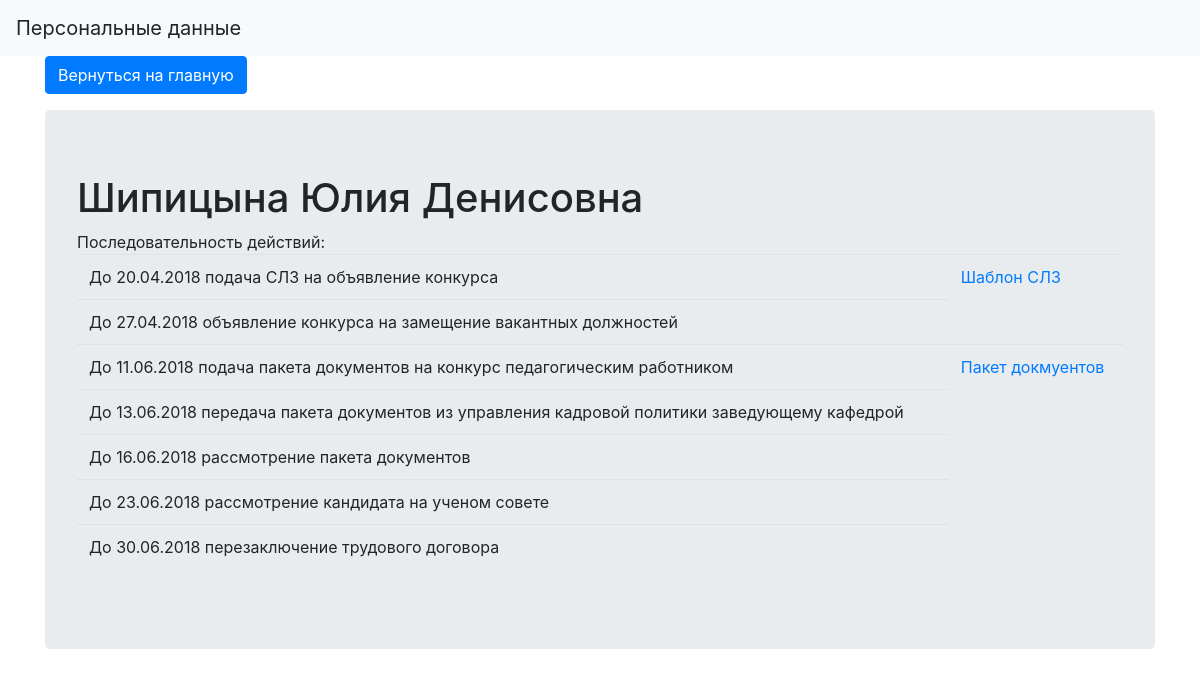
Page /personalInformation.php?id=3 on the committed database.
### tables this page shows
CREATE TABLE `Contract` (
  `idContract` int(11) NOT NULL,
  `Teacher` int(11) NOT NULL,
  `ConditionOfAttraction` int(11) NOT NULL,
  `ExpirationOfTheTerm` date NOT NULL
);

CREATE TABLE `Teacher` (
  `PersonnelNumber` int(11) NOT NULL,
  `LastName` varchar(50) NOT NULL,
  `FirstName` varchar(50) NOT NULL,
  `Patronymic` varchar(50) DEFAULT NULL,
  `Address` varchar(100) DEFAULT NULL,
  `Phone` varchar(45) DEFAULT NULL,
  `Rank` int(11) DEFAULT NULL,
  `Position` int(11) NOT NULL,
  `Degree` int(11) DEFAULT NULL
);

### personalInformation.php (the view, shortened to what this page needs)
<?php
$db = require('connect.php');
?>
<html>
<head>
    <link rel="stylesheet" href="https://stackpath.bootstrapcdn.com/bootstrap/4.1.1/css/bootstrap.min.css"
>
</head>
<body>
<nav class="navbar navbar-expand-lg navbar-light bg-light">
    <a class="navbar-brand">Персональные данные</a>
</nav>
<div class="container">
    <form action="/index.php">
        <button class="btn btn-primary" type="submit">Вернуться на главную</button>
    </form>
    <div class="Jumbotron">
        <?php
        if (isset($_GET['id'])) {
            $query = $db->prepare('
				SELECT Teacher.lastName, Teacher.FirstName, Teacher.patronymic, Contract.ExpirationOfTheTerm
				FROM Teacher
				inner join Contract on Teacher.PersonnelNumber = Contract.Teacher
				where Teacher.PersonnelNumber = :id
			');
            $query->execute(['id' => $_GET['id']]);
            $teacher = $query->fetch();
            echo "<h1>";
            echo $teacher['lastName'] . " " . $teacher['FirstName'] . " " . $teacher['patronymic'];
            echo "</h1>";
            echo "Последовательность действий:<br>";
            $date = date_create($teacher['ExpirationOfTheTerm']);
            echo "<table class='table'>";
            echo "<tbody>";
            $date = date_add($date, date_interval_create_from_date_string("-72 days"));
            echo "<tr><td>До " . $date->format("d.m.Y") . " подача СЛЗ на объявление конкурса</td>";
            echo "<td><a href=\"Служебная записка на объявление конкурса.docx\">Шаблон СЛЗ</a></td></tr>";
            $date = date_add($date, date_interval_create_from_date_string("7 days"));
            echo "<tr><td>До " . $date->format("d.m.Y") . " объявление конкурса на замещение вакантных должностей</td></tr>";
            $date = date_add($date, date_interval_create_from_date_string("45 days"));
            echo "<tr><td>До " . $date->format("d.m.Y") . " подача пакета документов на конкурс педагогическим работником</td>";
            echo "<td><a href=\"Пакет документов.rar\">Пакет докмуентов</a></td></tr>";
            $date = date_add($date, date_interval_create_from_date_string("2 days"));
            echo "<tr><td>До " . $date->format("d.m.Y") . " передача пакета документов из управления кадровой политики заведующему кафедрой</td></tr>";
            $date = date_add($date, date_interval_create_from_date_string("3 days"));
            echo "<tr><td> До " . $date->format("d.m.Y") . " рассмотрение пакета документов</td></tr>";
            $date = date_add($date, date_interval_create_from_date_string("7 days"));
            echo "<tr><td>До " . $date->format("d.m.Y") . " рассмотрение кандидата на ученом совете </td></tr>";
            $date = date_add($date, date_interval_create_from_date_string("7 days"));
            echo "<tr><td>До " . $date->format("d.m.Y") . " перезаключение трудового договора</td></tr>";
            echo "</tbody>";
            echo "</table>";
        }
        ?>
    </div>
</div>
</body>
</html>

### rows in the picture
contract: Teacher.LastName "Шипицына", Teacher.FirstName "Юлия", Teacher.Patronymic "Денисовна", ExpirationOfTheTerm "20.04.2018", ExpirationOfTheTerm "27.04.2018", ExpirationOfTheTerm "11.06.2018", ExpirationOfTheTerm "13.06.2018", ExpirationOfTheTerm "16.06.2018", ExpirationOfTheTerm "23.06.2018", ExpirationOfTheTerm "30.06.2018"
